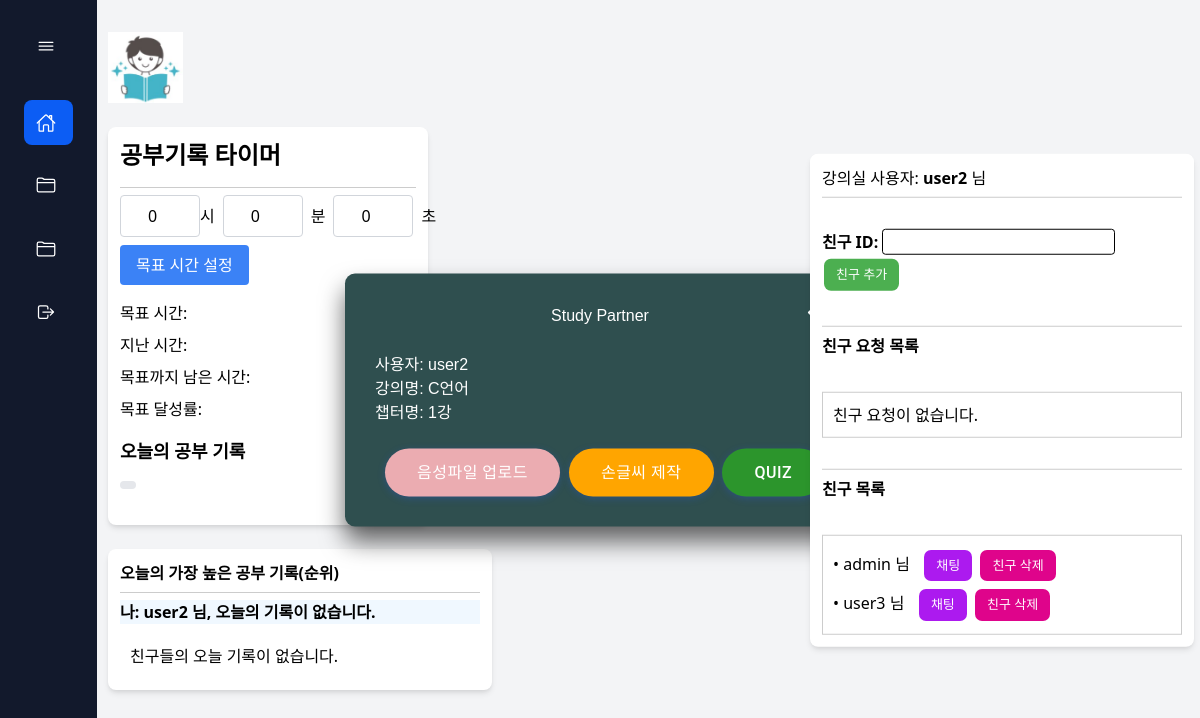
/upload/chapter_detail/C언어/1강/ (signed in), run on the app's committed database.
### user/models.py (models this page shows, shortened)
class LectureChapter(models.Model):
    user = models.ForeignKey(User, on_delete=models.CASCADE, null=True)  # 사용자와의 외부 키 연결
    lecture = models.ForeignKey(Lecture, related_name='chapters', on_delete=models.CASCADE)
    chapter_name = models.CharField(max_length=100, null=True)  # 텍스트 형식의 챕터 이름 필드
    class Meta:
        verbose_name_plural = 'Lecture Chapters'

class Lecture(models.Model):
    title = models.CharField(max_length=100)

class Friendship(models.Model):
    user = models.ForeignKey(User, related_name='friendships', on_delete=models.CASCADE)
    friend = models.ForeignKey(User, related_name='friends', on_delete=models.CASCADE)
    created_at = models.DateTimeField(auto_now_add=True)
    class Meta:
        constraints = [
            models.UniqueConstraint(fields=['user', 'friend'], name='unique_friendship')
        ]

### upload/views.py (the view)
# urls.py: path('chapter_detail/<str:lecture_name>/<str:chapter_name>/', views.chapter_detail_view, name='chapter_detail'),  # chapter_detail_view
def chapter_detail_view(request, lecture_name, chapter_name):
    chapter = LectureChapter.objects.filter(lecture__title=lecture_name, chapter_name=chapter_name).first()
    current_user = request.user
    lecture_chapters = LectureChapter.objects.filter(user=current_user).select_related('lecture').order_by('lecture__title')
    if not chapter:
        raise Http404("챕터를 찾을 수 없습니다.")
    lectures = []
    for chapter_obj in lecture_chapters:
        lecture_title = chapter_obj.lecture.title
        chapter_name = chapter_obj.chapter_name
        lecture_url = reverse('user:lecture_detail', kwargs={'lecture_name': lecture_title})
        chapter_url = reverse('upload:chapter_detail', kwargs={'lecture_name': lecture_title, 'chapter_name': chapter_name})
        if not any(lecture['lecture'] == lecture_title for lecture in lectures):
            lectures.append({'lecture': lecture_title, 'chapters': []})
        lectures[-1]['chapters'].append({'chapter_name': chapter_name, 'chapter_url': chapter_url, 'lecture_url': lecture_url})
    friend_requests = FriendRequest.objects.filter(to_user=request.user)
    user = request.user
    friends = Friendship.objects.filter(user=user).select_related('friend')
    user_timezone = pytz.timezone('Asia/Seoul')  # 사용자의 시간대로 설정
    today = timezone.now().astimezone(user_timezone).date()
    start_of_day = timezone.make_aware(datetime.combine(today, datetime.min.time()))
    end_of_day = start_of_day + timedelta(days=1)
    sessions = Study_TimerSession.objects.filter(user=request.user).order_by('-date')
    for session in sessions:
        session.records = convert_to_timedelta(session.records)
    today_sessions = sessions.filter(date__date=today)
    today_record_value = None
    today_record = None  # today_record 변수를 미리 정의
    if today_sessions:
        today_record = max(today_sessions, key=lambda session: session.records)
        today_record_value = convert_to_timedelta(today_record.records)  # timedelta로 변환
    friends_records = []
    for friendship in friends:
        friend = friendship.friend
        friend_today_sessions = Study_TimerSession.objects.filter(user=friend, date__range=(start_of_day, end_of_day))
        if friend_today_sessions:
            best_record = max(friend_today_sessions, key=lambda session: session.records)
            friends_records.append((friend.username, convert_to_timedelta(best_record.records)))
    if today_record_value:
        friends_records.append((user.username, today_record_value))
    friends_records.sort(key=lambda x: x[1], reverse=True)
    context = {
        'chapter': chapter,
        'lectures': lectures,
        'chapter_name': chapter_name,
        'request_user': user,
        'friend_requests': friend_requests,
        'friends_records': friends_records,
        'friends': friends,
        'today_record': today_record
        }
    return render(request, "upload/chapter_detail.html", context)

### upload/views.py (called while the page is built)
def convert_to_timedelta(record):
    hours, minutes, seconds = map(int, record.split(':'))
    return timedelta(hours=hours, minutes=minutes, seconds=seconds)

### upload/templates/upload/chapter_detail.html (shortened to what this page needs)
{% load static %}
{% block content %}
<!DOCTYPE html>
<html lang="ko">
<head>
    <link rel="stylesheet" href="https://code.ionicframework.com/ionicons/2.0.1/css/ionicons.min.css">
</head>
    {% include "user/lecture_sidebar.html" %}
    <br>
    {% include "user/friend_record.html" %}
    <div class="custom-body">
        <div class="lecture-box">
            <h2>
                <span>Study Partner</span>
                <a href="{% url 'user:lecture' %}">
                    <ion-icon name="arrow-back-outline" class="lecture_urllink2 nav__toggle2 study-partner-backion" id="back-toggle"></ion-icon>
                </a>
            </h2>
            <div class="user-box">
                <p style="color:white">사용자: {{ user.username }} </p>
            </div>
            <div class="user-box">
                <p style="color:white">강의명: {{ chapter.lecture.title }} </p>
            </div>
            <div class="user-box">
                <p style="color:white">챕터명: {{ chapter.chapter_name }} </p>
            </div><br>
            <div class="index_studypartner_hreflist" style="text-align: center;">
                <a style="margin-left: 10px; background-color: #ebacb1;" class="lecture_urllink" href="{% url 'summary:summary_detail' lecture_name=chapter.lecture.title chapter_name=chapter.chapter_name %}">
                    음성파일 업로드
                </a>&nbsp;&nbsp;
                <a style="background-color: #FFA500;" class="lecture_urllink" href="{% url 'user:handwriting' lecture_name=chapter.lecture.title chapter_name=chapter.chapter_name %}">
                    손글씨 제작
                </a>&nbsp;&nbsp;
                <a style="background-color: #2C952C" class="lecture_urllink" href="#">
                    QUIZ
                </a>
            </div>
        </div>
    </div>
    <div class="lecture-box2">
        {% include "user/friend.html" %}
    </div>
</body>
</html>
{% endblock %}

### user/templates/user/friend_record.html (shortened to what this page needs)
{% load static %}
{% block content %}
<!DOCTYPE html>
<html lang="ko">
<head>
</head>
<body class="bg-gray-100">
    <div class="max-w-sm bg-white p-3 rounded-lg shadow-md">
        <h3><b>오늘의 가장 높은 공부 기록(순위)</b></h3>
        <hr style="border-top: 0.5px solid #ccc; width: 100%; margin: 7px 0;">
        {% if today_record %}
            <p class="my-record">
                나: <b>{{ request_user.username }}</b> 님, 오늘의 최고 기록: <b>{{ today_record.records }}</b>
            </p>
        {% else %}
            <p class="my-record">
                나: <b>{{ request_user.username }}</b> 님, 오늘의 기록이 없습니다.
            </p>
        {% endif %}
        <div class="record-container">
            {% if friends_records %}
                <ul style="list-style-type: none; padding-left: 0;">
                    {% for friend_username, best_record in friends_records %}
                        <li>
                            <span>{{ forloop.counter }}등:</span> <b>{{ friend_username }}</b> 님, 오늘의 최고 기록: <b>{{ best_record }}</b>
                        </li>
                    {% endfor %}
                </ul>
            {% else %}
                <p>친구들의 오늘 기록이 없습니다.</p>
            {% endif %}
        </div>
    </div>
</body>
</html>
{% endblock %}

### user/templates/user/friend.html (shortened to what this page needs)
{% load static %}
{% block content %}
<!DOCTYPE html>
<html lang="ko">
<head>
</head>
<body class="bg-gray-100">
    <div class="max-w-sm bg-white p-3 rounded-lg shadow-md">
    <span>강의실 사용자: <b>{{ request.user.username }}</b> 님</span><br>
    <hr style="border-top: 0.8px solid #ccc; width: 100%; margin: 7px 0;">
    <br>
        <form id="add-friend-form" method="POST" action="{% url 'user:send_friend_request' %}">
            <label for="friend_id"><b>친구 ID:</b></label>
            <input type="text" id="friend_id" name="friend_id" required>
            <button type="button" id="add-friend-btn"
                style="background-color: #4CAF50; border: none; color: white; padding: 6px 12px; text-align: center; text-decoration: none;
                    display: inline-block; font-size: 13px; margin: 4px 2px; cursor: pointer;border-radius: 7px;">친구 추가</button>
        </form>
    <br>
    <hr style="border-top: 0.5px solid #ccc; width: 100%; margin: 7px 0;">
    <h3><b>친구 요청 목록</b></h3><br>
    <div class="friend_request-container">
    {% if friend_requests %}
    {% for friend_request in friend_requests %}
        <p><b>{{ friend_request.from_user.username }}님</b>으로부터 친구 요청이 도착했습니다.</p>
    <div style="display: flex; align-items: center;">
        <form method="POST" action="{% url 'user:accept_friend_request' friend_request.id %}" style="margin-right: 10px;">
            {% csrf_token %}
            <button type="submit"
                    style="background-color: #43afc7; border: none; color: white; padding: 6px 12px; text-align: center; text-decoration: none; font-size: 13px; cursor: pointer; border-radius: 7px;">친구 요청 수락</button>
        </form>
        <form id="reject-form-{{ friend_request.id }}" method="POST" action="{% url 'user:reject_friend_request' friend_request.id %}">
            {% csrf_token %}
            <button type="button" onclick="confirmReject('{{ friend_request.id }}')"
                    style="background-color: #fd7f1e; border: none; color: white; padding: 6px 12px; text-align: center; text-decoration: none;
                          font-size: 13px; cursor: pointer; border-radius: 7px;">친구 요청 거절</button>
        </form>
    </div>
    {% endfor %}
    {% else %}
        <p>친구 요청이 없습니다.</p>
    {% endif %}
    </div>
    <br>
    <hr style="border-top: 0.5px solid #ccc; width: 100%; margin: 7px 0;">
        {% if friends %}
            <h3><b>친구 목록</b></h3><br>
            <div class="friend_list-container">
            <ul>
                {% for friendship in friends %}
                    <li>
                        • {{ friendship.friend.username }} 님
                        <form id="delete-form-{{ friendship.friend.id }}" method="POST" action="{% url 'user:delete_friend' friendship.friend.id %}" style="display:inline;">
                            <a href="{% url 'chatting:private_chat_room' user_id=friendship.friend.id %}"
                               style="background-color: #ac1aef; border: none; color: white; padding: 6px 12px; text-align: center; text-decoration: none;
                                       display: inline-block; font-size: 13px; margin: 4px 2px; cursor: pointer; border-radius: 7px; text-decoration: none;">채팅
                            </a>
                            <button type="button" onclick="confirmDelete('{{ friendship.friend.id }}')"
                                style="background-color: #df048b; border: none; color: white; padding: 6px 12px; text-align: center; text-decoration: none;
                                        display: inline-block; font-size: 13px; margin: 4px 2px; cursor: pointer;border-radius: 7px;">친구 삭제
                            </button>&nbsp;
                        </form>
                    </li>
                {% endfor %}
            </ul>
        {% else %}
        <h3><b>친구 목록</b></h3><br>
            <p>친구가 없습니다.</p>
        {% endif %}
            </div>
    </div>
</body>
</html>
{% endblock %}

### static/css/lecture.css (style rules this page uses)
:root { --nav--width: 97px; --first-color: #0c5df4; --bg-color: #12192c; --sub-color: #b6cefc; --white-color: #fff; --body-font: 'Poppins', sans-serif; --normal-font-size: 1rem; --small-font-size: .875rem; --z-fixed: 100; }
body { position: relative; margin: 0; padding: 2rem 0 0 6.75rem; font-family: var(--body-font); font-size: var(--normal-font-size); transition: .5s; }
ul { margin: 0; padding: 0; list-style: none; }
a { text-decoration: none; }
.nav__toggle2 { font-size: 1.25rem; padding: 0; cursor: pointer; margin-left: auto; }
.lecture_urllink { color: inherit; text-decoration: none; }
.lecture_urllink2 { color: white; text-decoration: none; }
.study-partner-backion { display: flex; justify-content: space-between; align-items: center; margin-top: -25px; }

### static/css/lecture_form.css (style rules this page uses)
.custom-body { margin: 0; padding: 0; font-family: sans-serif; background: linear-gradient(#141e30, #243b55); }
.lecture-box { position: fixed; top: 50%; left: 50%; width: 510px; padding: 30px; transform: translate(-50%, -50%); background: darkslategray; box-sizing: border-box; box-shadow: 0 15px 25px rgba(0,0,0,.6); border-radius: 10px; }
.lecture-box2 { position: fixed; top: 50%; left: 85%; width: 500px; padding: 2.5rem; transform: translate(-50%, -50%); box-sizing: border-box; border-radius: 10px; z-index: 1000; }
.lecture-box h2 { margin: 0 0 30px; padding: 0; color: #fff; text-align: center; }
.lecture-box .user-box { position: relative; }

### static/css/custom.css (style rules this page uses)
.index_studypartner_hreflist { display: flex; }
.index_studypartner_hreflist a { --background: #275efe; --text: #fff; --font-size: 16px; --duration: .44s; --move-hover: -4px; --shadow: 0 2px 8px -1px rgba(39, 94, 254, .32); --shadow-hover: 0 4px 20px -2px rgba(39, 94, 254, .5); --font-shadow: var(--font-size); padding: 16px 32px; font-family: 'Roboto'; font-weight: 500; line-height: var(--font-size); border-radius: 24px; display: block; outline: none; appearance: none; border: none; text-decoration: none; font-size: var(--font-size); letter-spacing: .5px; background: var(--background); color: var(--text); box-shadow: var(--shadow); transform: translateY(var(--y)) translateZ(0); transition: transform var(--duration) ease, box-shadow var(--duration) ease; }

### user/templates/user/friend_record.html (style rules this page uses)
input#friend_id { background-color: white; border: 0.7px solid black; border-radius: 3.5px; }
.my-record { background-color: #f0f8ff; font-weight: bold; }
.record-container { max-height: 70px; overflow-y: auto; padding: 10px; margin-top: 10px; }

### user/templates/user/friend.html (style rules this page uses)
input#friend_id { background-color: white; border: 0.7px solid black; border-radius: 3.5px; }
.friend_request-container { max-height: 70px; overflow-y: auto; border: 1px solid #ccc; padding: 10px; margin-top: 10px; }
.friend_list-container { max-height: 100px; overflow-y: auto; border: 1px solid #ccc; padding: 10px; margin-top: 10px; }

### data on the page
LectureChapter: lecture "C언어", chapter_name "1강"
Friendship: friend.username "admin"
Friendship: friend.username "user3"

### other printed values
{{ request_user.username }} "user2"
{{ user.username }} "user2"
{{ request.user.username }} "user2"
